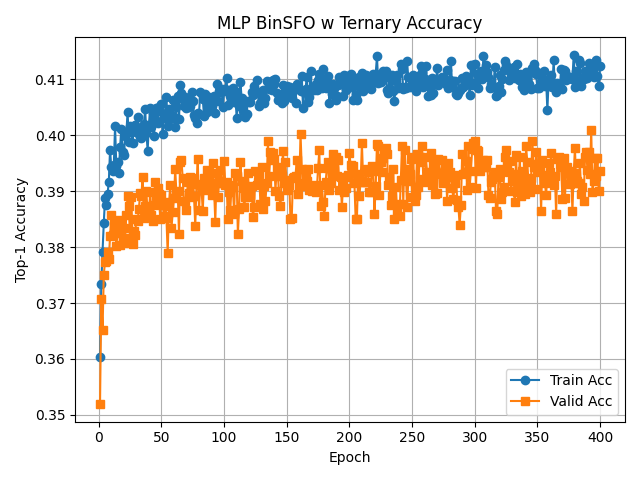

Write the Python code that produced this figure.
import re
import matplotlib.pyplot as plt

def main():
    log_path = "../result/MLP_BinSFO_400.out"
    with open(log_path, "r") as f:
        content = f.read()

    epochs, train_accs, valid_accs = [], [], []

    for block in re.findall(r"Epoch: \d+.*?(?=Epoch: \d+|$)", content, flags=re.S):
        e = re.search(r"Epoch: (\d+)", block)
        tr = re.search(r"train accuracy \(top-1\)\s*:\s*([\d.]+)", block)
        va = re.search(r"valid accuracy \(top-1\)\s*:\s*([\d.]+)", block)
        if e and tr and va:
            epochs.append(int(e.group(1)))
            train_accs.append(float(tr.group(1)))
            valid_accs.append(float(va.group(1)))

    plt.plot(epochs, train_accs, label="Train Acc", marker='o')
    plt.plot(epochs, valid_accs, label="Valid Acc", marker='s')
    plt.xlabel("Epoch")
    plt.ylabel("Top-1 Accuracy")
    plt.title("MLP BinSFO w Ternary Accuracy")
    plt.legend()
    plt.grid(True)
    plt.tight_layout()
    plt.savefig("MLP_BinSFO_400_ternary.png")
    print("그래프 저장 완료: MLP_BinSFO_400_ternary.png")

if __name__ == "__main__":
    main()
